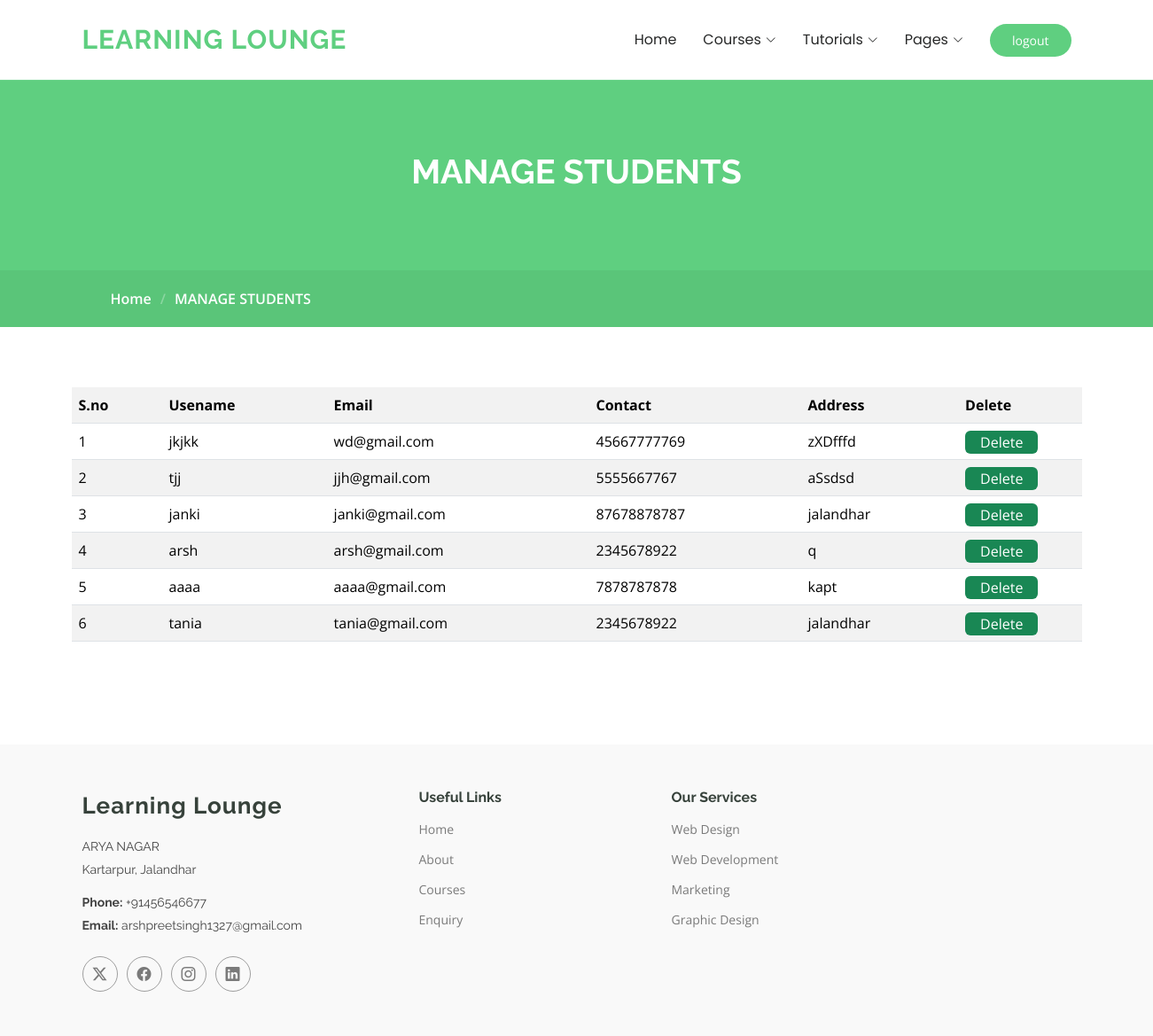
Screenshot of /manage_students.php (signed in) with the database file from the repository.
### tables this page shows
CREATE TABLE `student` (
  `id` int(4) NOT NULL,
  `username` varchar(20) NOT NULL,
  `email` varchar(50) NOT NULL,
  `password` varchar(50) NOT NULL,
  `contact` bigint(10) NOT NULL,
  `address` longtext NOT NULL,
  `status` varchar(50) NOT NULL DEFAULT 'activated',
  `created_at` timestamp NOT NULL DEFAULT current_timestamp()
);

### manage_students.php (the view, shortened to what this page needs)
<?php
include("admin_heading.php");
?>
<main>
    <div class="page-title" data-aos="fade">
        <div class="heading">
            <div class="container">
                <div class="row d-flex justify-content-center text-center">
                    <div class="col-lg-8">
                        <h1>MANAGE STUDENTS<br></h1>
                    </div>
                </div>
            </div>
        </div>
        <nav class="breadcrumbs">
            <div class="container">
                <ol>
                    <li><a href="index.php">Home</a></li>
                    <li class="current">MANAGE STUDENTS<br></li>
                </ol>
            </div>
        </nav>
    </div>
    <section id="contact" class="contact section">
        <section id="courses" class="courses section">
            <div class="container">
                <div class="row">
                    <table class="table table-striped">
                        <tr>
                            <th>S.no</th>
                            <th>Usename</th>
                            <th>Email</th>
                            <th>Contact</th>
                            <th>Address</th>
                            <th>Delete</th>
                        </tr>
                        <?php
$count=0;
                        include("config.php");
                        $query = "SELECT * FROM `student`";
                        $res = mysqli_query($db, $query);
                        while ($data = mysqli_fetch_assoc($res)) {
                            $count++;
                        ?>
                            <tr>
                                <td>
                                    <?php
                                    echo $count;
                                    ?>
                                </td>
                                <td>
                                    <?php
                                    echo $data["username"];
                                    ?>
                                </td>
                                <td>
                                    <?php
                                    echo $data["email"];
                                    ?>
                                </td>
                                <td>
                                    <?php
                                    echo $data["contact"];
                                    ?>
                                </td>
                                <td>
                                    <?php
                                    echo $data["address"];
                                    ?>
                                </td>
                                <td>
                                    <a href="delete_students.php?id=<?php echo $data['id']; ?>" class="text-white">
                                        <button class="text-white bg-success btn px-3 m-0 py-0 rounded position-absolute">
                                            Delete
                                        </button>
                                    </a>
                                </td>
                            </tr>
                        <?php
                        }
                        ?>
                    </table>
                </div>
            </div>
        </section>
    </section>
</main>
<?php
include("footer.php");
?>

### assets/css/main.css (style rules this page uses)
:root { --default-font: "Open Sans", system-ui, -apple-system, "Segoe UI", Roboto, "Helvetica Neue", Arial, "Noto Sans", "Liberation Sans", sans-serif, "Apple Color Emoji", "Segoe UI Emoji", "Segoe UI Symbol", "Noto Color Emoji"; --heading-font: "Raleway", sans-serif; --nav-font: "Poppins", sans-serif; }
:root { --background-color: #ffffff; --default-color: #444444; --heading-color: #37423b; --accent-color: #5fcf80; --surface-color: #ffffff; --contrast-color: #ffffff; }
:root { --nav-color: #272828; --nav-hover-color: #5fcf80; --nav-mobile-background-color: #ffffff; --nav-dropdown-background-color: #ffffff; --nav-dropdown-color: #272828; --nav-dropdown-hover-color: #5fcf80; }
:root { scroll-behavior: smooth; }
body { color: var(--default-color); background-color: var(--background-color); font-family: var(--default-font); }
a { color: var(--accent-color); text-decoration: none; transition: 0.3s; }
h1, h2, h3, h4, h5, h6 { color: var(--heading-color); font-family: var(--heading-font); }
.page-title { --default-color: var(--contrast-color); --background-color: var(--accent-color); --heading-color: var(--contrast-color); color: var(--default-color); background-color: var(--background-color); position: relative; }
.page-title .heading { padding: 80px 0; border-top: 1px solid color-mix(in srgb, var(--default-color), transparent 90%); }
.page-title .heading h1 { font-size: 38px; font-weight: 700; }
.page-title nav { background-color: color-mix(in srgb, var(--accent-color) 90%, black 5%); padding: 20px 0; }
.page-title nav a { color: var(--default-color); }
.page-title nav ol { display: flex; flex-wrap: wrap; list-style: none; margin: 0; font-size: 16px; font-weight: 600; }
.page-title nav ol li+li { padding-left: 10px; }
.page-title nav ol li+li::before { content: "/"; display: inline-block; padding-right: 10px; color: color-mix(in srgb, var(--default-color), transparent 70%); }
section, .section { color: var(--default-color); background-color: var(--background-color); padding: 60px 0; scroll-margin-top: 900px; overflow: clip; }
.contact { padding-top: 8px; padding-bottom: 40px; }

### rows the page displays
student: username "jkjkk", email "wd@gmail.com", contact "45667777769", address "zXDfffd"
student: username "tjj", email "jjh@gmail.com", contact "5555667767", address "aSsdsd"
student: username "janki", email "janki@gmail.com", contact "87678878787", address "jalandhar"
student: username "arsh", email "arsh@gmail.com", contact "2345678922", address "q"
student: username "aaaa", email "aaaa@gmail.com", contact "7878787878", address "kapt"
student: username "tania", email "tania@gmail.com", contact "2345678922", address "jalandhar"
